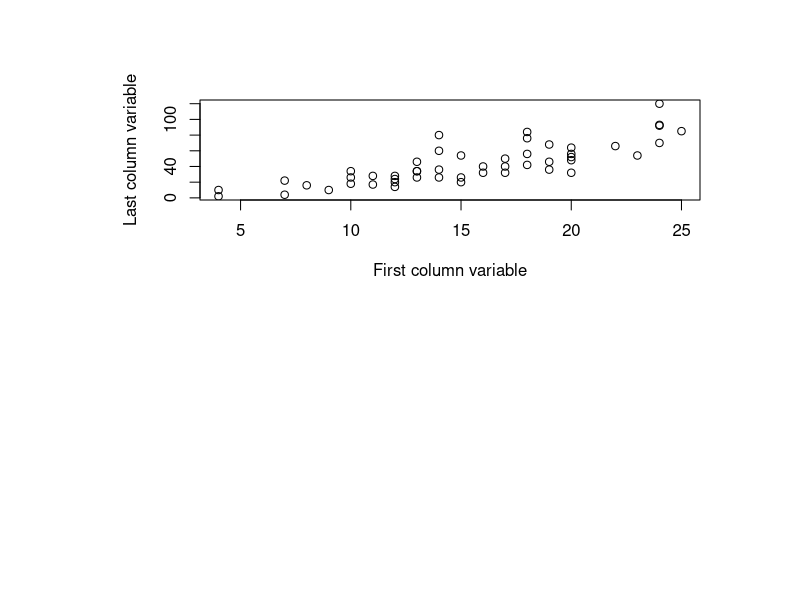

Reproduce this figure in R.
## ---- chunk 1
library(ggplot2)
    par(mai=c(4,2,1,1))
    plot(cars[,ncol(cars)]~cars[,1],xlab="First column variable",ylab="Last column variable")
   
